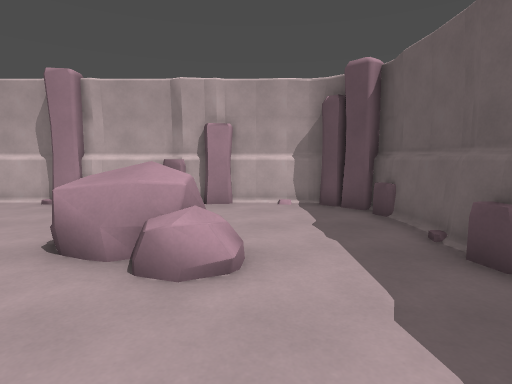
View 1 (above)

15 first-person views from a walk through a level from a Godot 3-D game. The camera is 1.4 m above the floor, tilts 6° down and sees 80° across. The floor is counted in squares, 1 m on a side. Each view is taken from the middle of a square. On the plan, view 1 faces up. The plan holds only what a view shows up to about 14 squares ahead; the rest is blank. Characters and animated objects are not drawn.

View 2
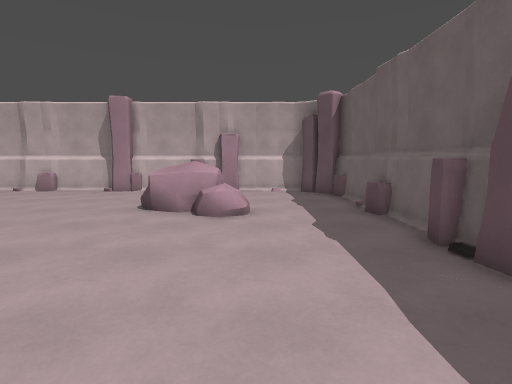

View 3
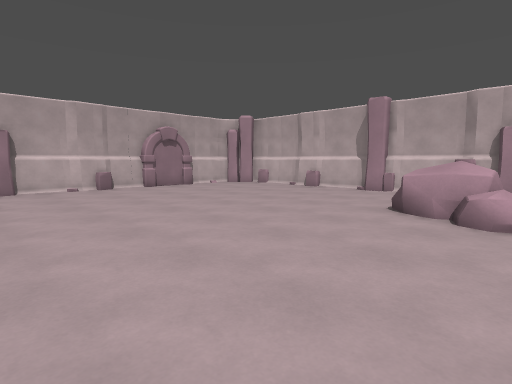

View 4
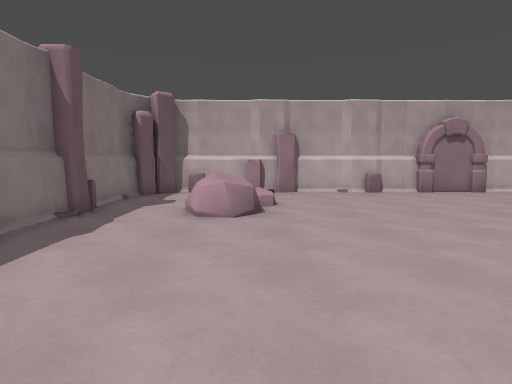

View 5
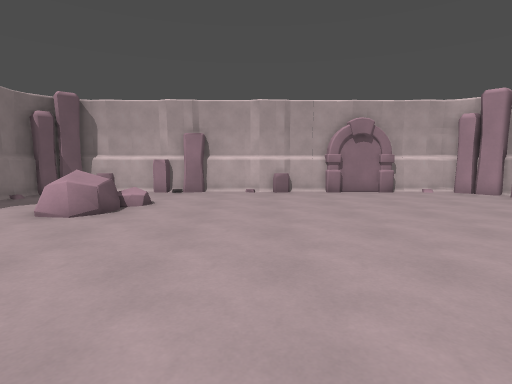

View 6
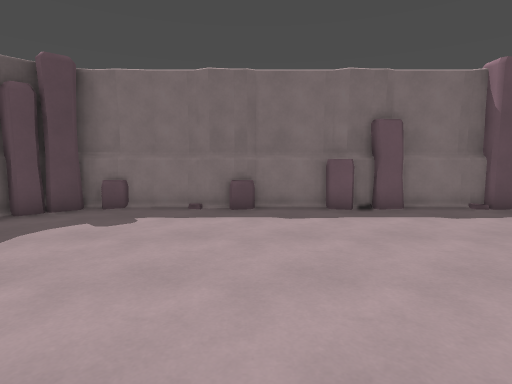

View 7
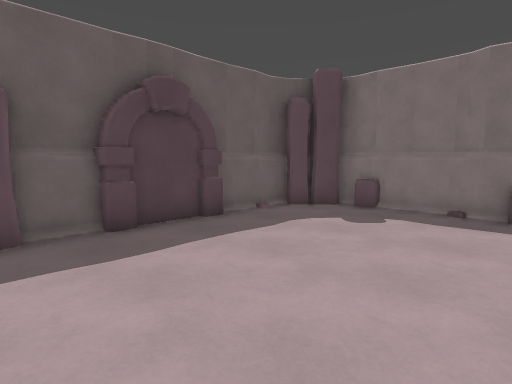

View 8
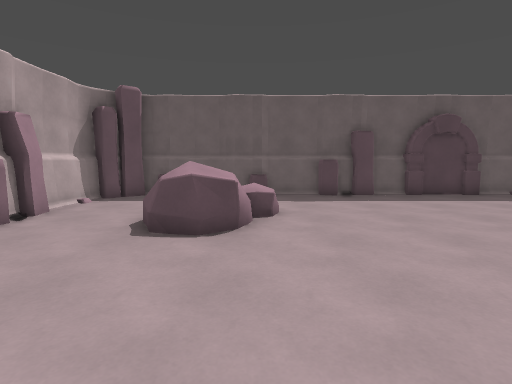

View 9
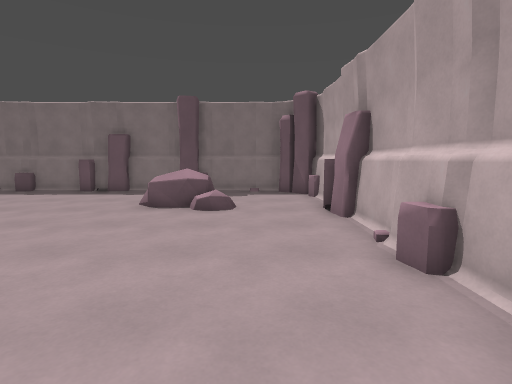

View 10
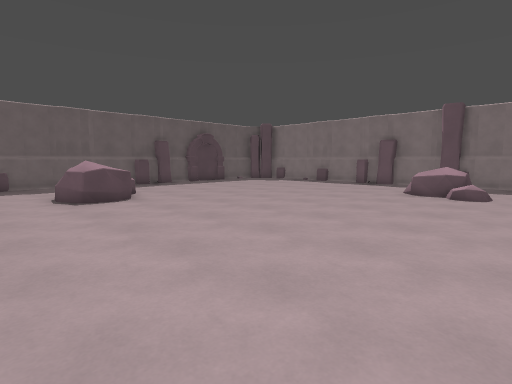

View 11
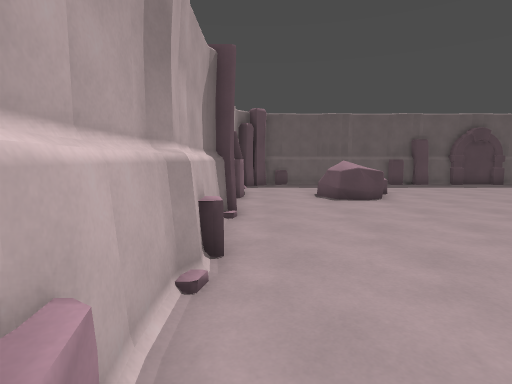

View 12
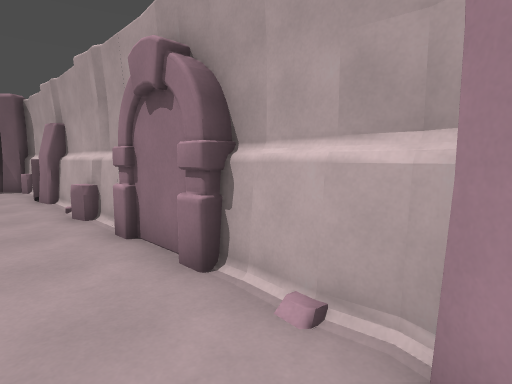

View 13
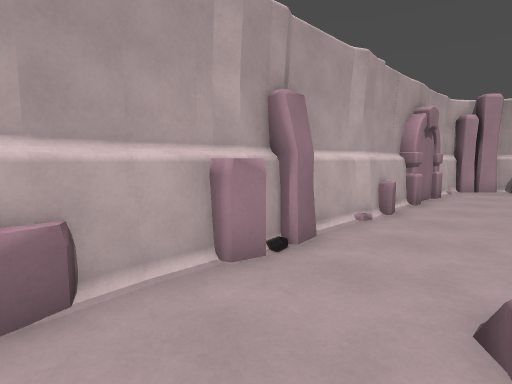

View 14
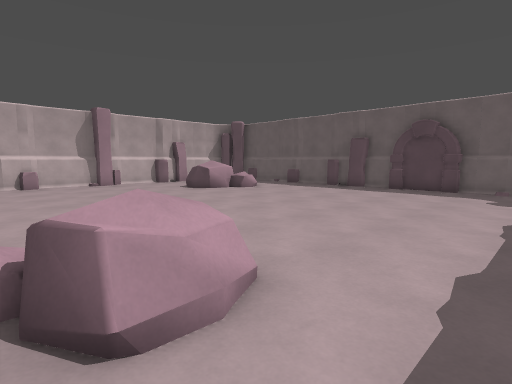

View 15
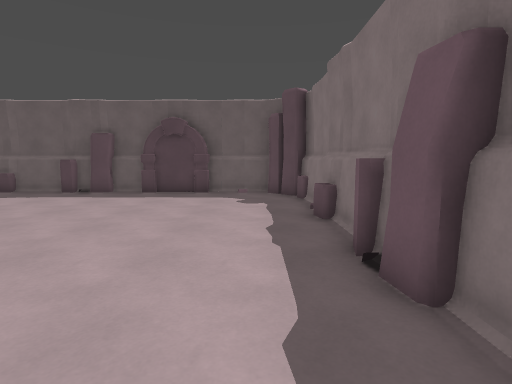

### Floor plan
Key: @ floor where view 1 was taken; # wall or solid block; . floor; R rock; O other object.
Columns run from 16 left of view 1 to 4 right of it. Each row starts with its distance up from view 1.
 10  ###################
  9 ##.................##
  8 ##.................##
  7 #...................#
  6 #............RR ....#
  5 #............RRR...##
  4 #.............RR...##
  3 #...................#
  2 #...................#
  1 ##.................##
  0 ##..............@..##
 -1 #...................#
 -2 #...................#
 -3 ##..................#
 -4 ##..ORR.............#
 -5 #....RR............##
 -6 #....R.............##
 -7 ##..................#
 -8 ##.................##
 -9  ###################

Positions as (right, up) in squares from view 1, and headings:
1: (0, 0), facing up
2: (0, -4), facing up
3: (0, -4), facing up-left
4: (-2, -4), facing left
5: (-2, 0), facing left
6: (-3, 0), facing down
7: (-3, 0), facing down-right
8: (-9, 4), facing right
9: (-13, 5), facing down
10: (-14, 9), facing down-right
11: (-14, 9), facing right
12: (-13, 9), facing down-left
13: (-12, -7), facing up-left
14: (-12, -8), facing up-right
15: (-10, -7), facing right
